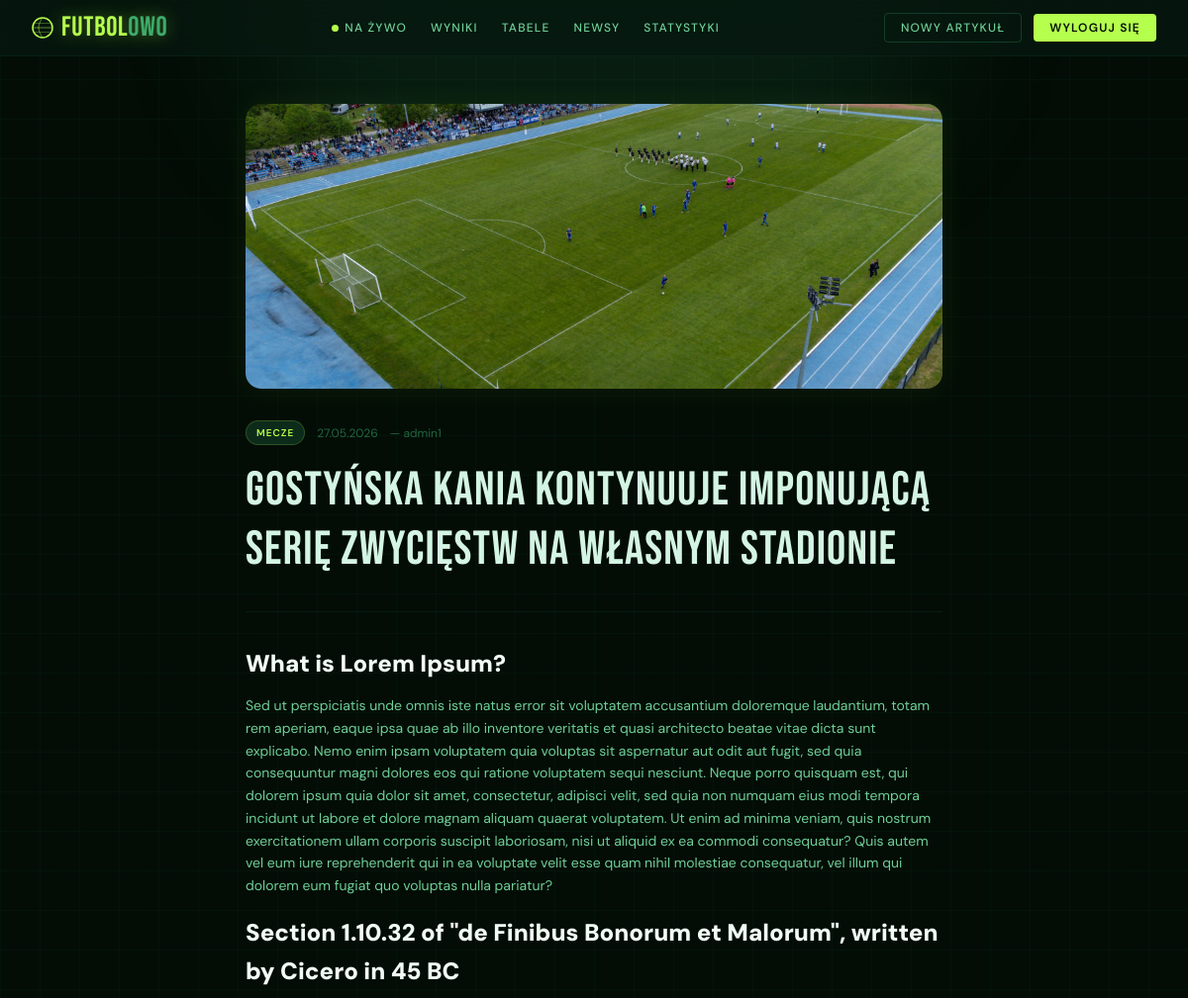
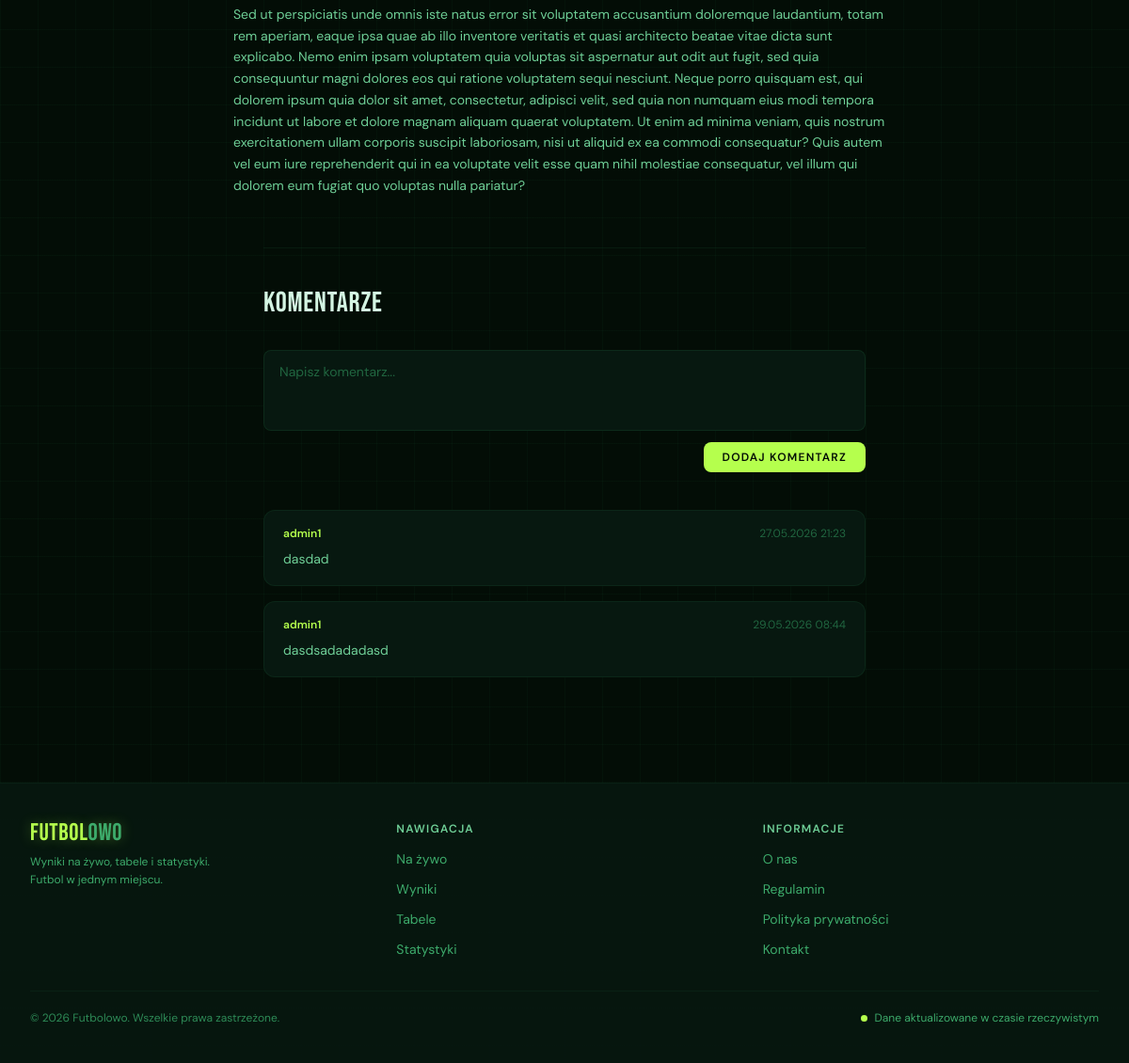
Screenshot of /articles/view/1 (signed in) with the database file from the repository (2 pictures, top to bottom).
### apps/articles/models.py (models this page shows, shortened)
class Article(models.Model):
    CATEGORY_CHOICES = [
        ("Transfery", "Transfery"),
        ("Mecze", "Mecze"),
        ("Puchary", "Puchary"),
    ]
    title = models.CharField(max_length=200, null=True)
    creator = models.ForeignKey(User, related_name="articles", on_delete=models.CASCADE)
    category = models.CharField(max_length=50 ,choices=CATEGORY_CHOICES)
    content = CKEditor5Field('Content', config_name='default')
    created_at = models.DateTimeField(auto_now_add=True)
    thumbnail = models.ImageField(upload_to='thumbnails/%Y/%m/%d/')

class Comment(models.Model):
    author = models.ForeignKey(User, related_name="comments", on_delete=models.CASCADE)
    article = models.ForeignKey(Article, related_name="comments", on_delete=models.CASCADE)
    content = models.TextField(max_length=250)
    created_at = models.DateTimeField(auto_now_add=True)

### apps/articles/views.py (the view)
# urls.py: path("/view/<int:id>", views.article_view, name="view"),
def article_view(request, id):
    article = get_object_or_404(Article, pk=id)
    if request.method == "POST":
        comment_form = CommentForm(request.POST)
        if comment_form.is_valid():
            comment = comment_form.save(commit=False)
            comment.article = article
            comment.author = request.user
            comment.save()
        return redirect('articles:view', id)
    else:
        comment_form = CommentForm()
    comments = article.comments.all()
    return render(request, "articles/article_view.html", {
        "article": article,
        "form": comment_form,
        'comments': comments,
    })

### apps/articles/forms.py
class CommentForm(forms.ModelForm):
    class Meta:
        model = Comment
        fields = ('content',)
        widgets = {
            'content': forms.Textarea(attrs={
                "placeholder": "Pozostaw komentarz....",
                "rows": 3,
                "class": "w-full px-6 py-4 rounded-xl border focus:ring-2 focus:ring-indigo-500"
            })
        }

### apps/articles/templates/articles/article_view.html (shortened to what this page needs)
{% extends 'core/base.html' %}
{% block body %}
<div class="max-w-3xl mx-auto px-4 sm:px-6 lg:px-8 py-12">
  {% if article.thumbnail %}
  <div class="rounded-2xl overflow-hidden mb-8 shadow-[0_0_30px_rgba(181,255,77,0.07)]">
    <img src="{{ article.thumbnail.url }}"
         alt="{{ article.title }}"
         class="w-full h-72 object-cover">
  </div>
  {% endif %}
  <div class="flex items-center gap-3 mb-4">
    <span class="px-2.5 py-1 rounded-full text-[10px] font-semibold tracking-widest uppercase bg-forest-800 text-[#b5ff4d] border border-[#b5ff4d]/20">
      {{ article.category }}
    </span>
    <span class="text-forest-500 text-xs">{{ article.created_at|date:"d.m.Y" }}</span>
    <span class="text-forest-500 text-xs">— {{ article.creator.username }}</span>
  </div>
  <h1 class="font-display text-5xl tracking-wide text-forest-50 leading-tight mb-8">
    {{ article.title }}
  </h1>
  <div class="border-t border-forest-700/30 mb-8"></div>
  <div class="article-content text-sm leading-relaxed">
    {{ article.content|safe }}
  </div>
<div class="max-w-3xl mx-auto px-4 sm:px-6 lg:px-8 pb-16">
  <div class="border-t border-forest-700/30 pt-10 mb-8">
    <h2 class="font-display text-3xl tracking-wide text-forest-50">Komentarze</h2>
  </div>
  {% if user.is_authenticated %}
  <form method="POST" class="mb-10">
    <div class="flex flex-col gap-3">
      <textarea name="content" rows="3" placeholder="Napisz komentarz..."
                class="bg-forest-900 border border-forest-700/50 rounded-lg px-4 py-3 text-forest-50 placeholder-forest-500 text-sm focus:outline-none focus:border-[#b5ff4d] focus:shadow-[0_0_12px_rgba(181,255,77,0.15)] transition-all duration-200 resize-none"></textarea>
      <button type="submit"
              class="self-end px-5 py-2 rounded-lg text-xs font-semibold tracking-widest uppercase bg-[#b5ff4d] text-forest-950 hover:bg-[#caff7a] hover:shadow-[0_0_16px_rgba(181,255,77,0.4)] transition-all duration-200">
        Dodaj komentarz
      </button>
    </div>
  </form>
  {% else %}
  <p class="text-forest-400 text-sm mb-10">
    <a href="{% url 'login' %}" class="text-[#b5ff4d] hover:underline">Zaloguj się</a>, aby dodać komentarz.
  </p>
  {% endif %}
  {% if comments %}
  <div class="flex flex-col gap-4">
    {% for comment in comments %}
    <div class="bg-forest-900 border border-forest-700/40 rounded-xl px-5 py-4">
      <div class="flex items-center justify-between mb-2">
        <span class="text-xs font-semibold text-[#b5ff4d]">{{ comment.author.username }}</span>
        <span class="text-xs text-forest-500">{{ comment.created_at|date:"d.m.Y H:i" }}</span>
      </div>
      <p class="text-forest-200 text-sm leading-relaxed">{{ comment.content }}</p>
    </div>
    {% endfor %}
  </div>
  {% else %}
  <p class="text-forest-500 text-sm">Brak komentarzy. Bądź pierwszy!</p>
  {% endif %}
</div>
</div>
{% endblock %}

### static/css/article.css (style rules this page uses)
.article-content p { margin-bottom: 1rem; color: #6fcf97 !important; background-color: transparent !important; }
.article-content h2 { font-size: 1.5rem; font-weight: bold; color: #f2fbf4 !important;; margin-bottom: 0.75rem; }

### rows the page displays
Article: thumbnail (picture), category "MECZE", created_at "27.05.2026", creator.username "admin1", title "Gostyńska Kania kontynuuje imponującą serię zwycięstw na własnym stadionie", content "What is Lorem Ipsum? Sed ut perspiciatis unde omnis iste natus error sit voluptatem accusantium doloremque laudantium, totam rem aperiam, eaque ipsa quae ab illo inventore veritatis et quasi architecto beatae vitae dicta sunt explicabo. Nemo enim ipsam voluptatem quia voluptas sit aspernatur aut odit aut fugit, sed quia consequuntur magni dolores eos qui ratione voluptatem sequi nesciunt. Neque porro quisquam est, qui dolorem ipsum quia dolor sit amet, consectetur, adipisci velit, sed quia non numquam eius modi tempora incidunt ut labore et dolore magnam aliquam quaerat voluptatem. Ut enim ad minima veniam, quis nostrum exercitationem ullam corporis suscipit laboriosam, nisi ut aliquid ex…"
Comment: author.username "admin1", created_at "27.05.2026 21:23", content "dasdad"
Comment: author.username "admin1", created_at "29.05.2026 08:44", content "dasdsadadadasd"
